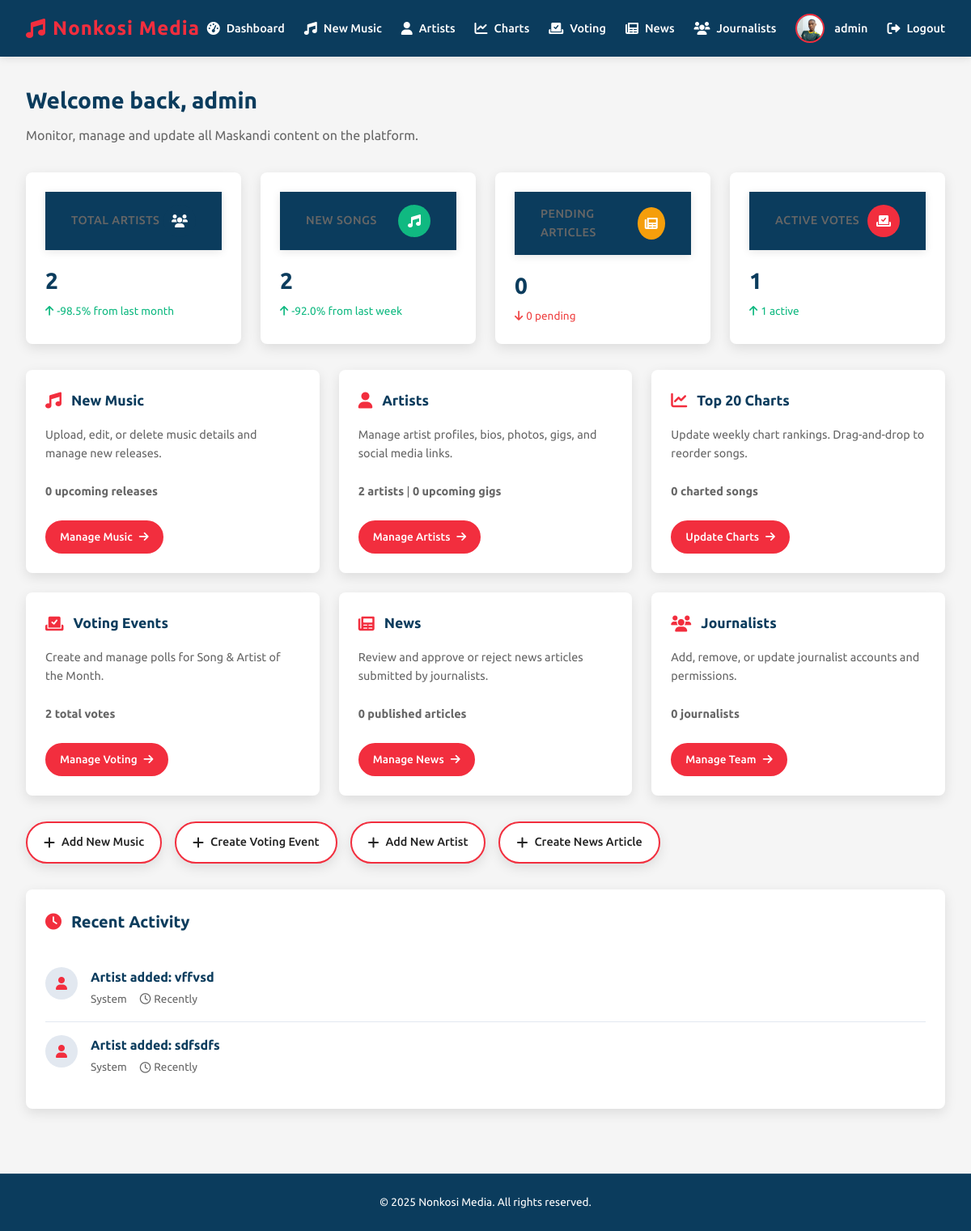
Page /admin (signed in) on the earlier database version.
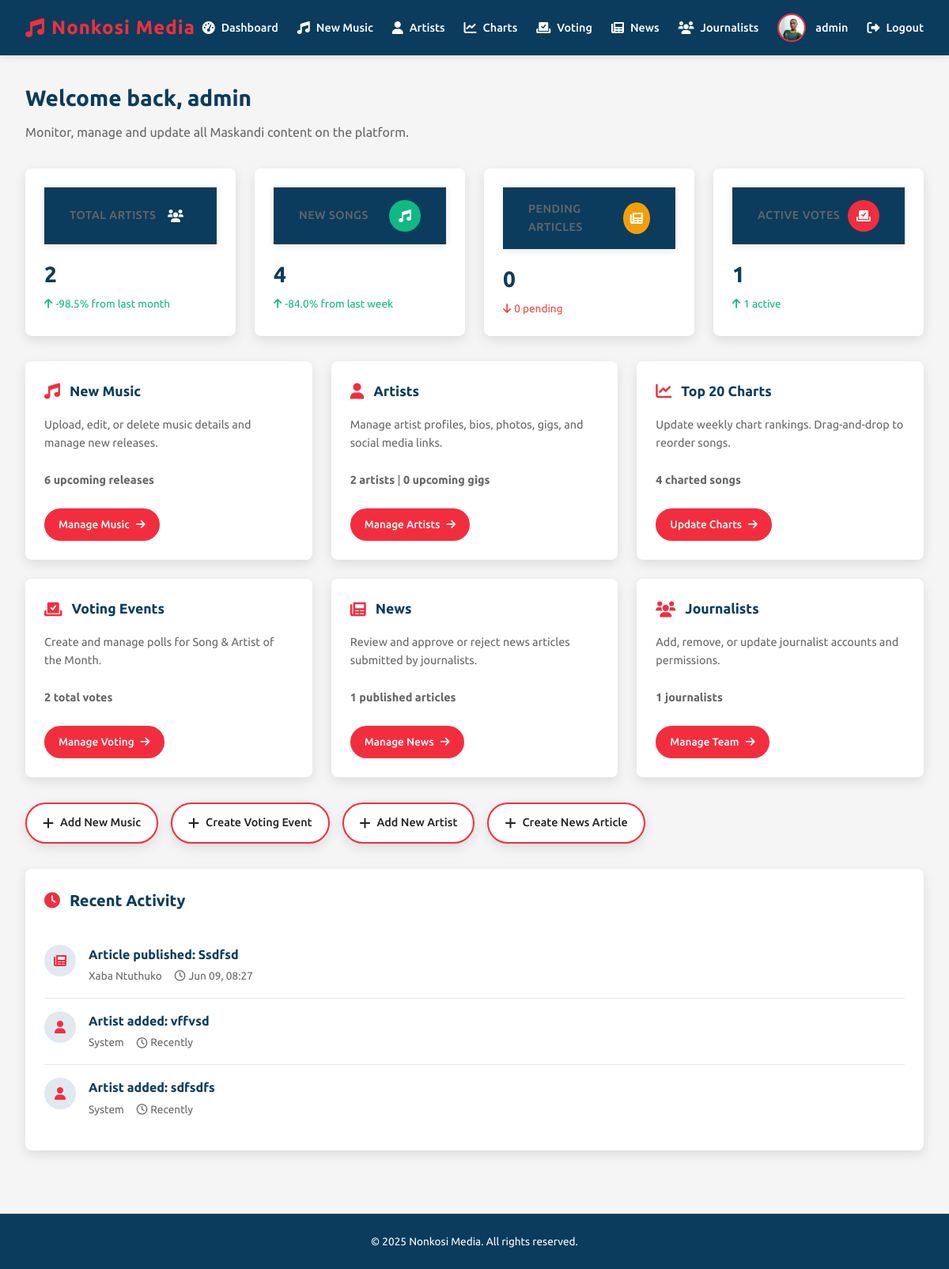
Same page on the later database version.
### app.py (models this page shows, shortened)
class User(db.Model, UserMixin):
    id = db.Column(db.Integer, primary_key=True)
    username = db.Column(db.String(50), unique=True, nullable=False)
    email = db.Column(db.String(120), unique=True, nullable=False)
    password = db.Column(db.String(60), nullable=False)
    role = db.Column(db.String(20), nullable=False, default='user')
    profile_pic = db.Column(db.String(100), nullable=False, default='default.jpg')
    last_seen = db.Column(db.DateTime, default=datetime.utcnow)
    articles = db.relationship('News', backref='author', lazy=True)  # This creates the relationship

### app.py (the view)
@app.route('/admin')
@login_required
def admin_home():
    if current_user.role != 'admin':
        flash('You are not authorized to access this page', 'error')
        return redirect(url_for('home'))
    stats = {
        'total_artists': Artist.query.count(),
        'new_songs': Song.query.filter(Song.release_date >= datetime.utcnow() - timedelta(days=7)).count(),
        'pending_articles': News.query.filter_by(is_published=False).count(),
        'active_votes': VoteEvent.query.filter(VoteEvent.is_active==True, VoteEvent.end_date >= datetime.utcnow()).count(),
        'upcoming_music': UpcomingMusic.query.filter(UpcomingMusic.release_date > datetime.utcnow()).count(),
        'upcoming_gigs': Gig.query.filter(Gig.date >= datetime.utcnow()).count(),
        'charted_songs': Song.query.filter(Song.chart_position != None).count(),
        'total_votes': VoteRecord.query.count(),
        'published_articles': News.query.filter_by(is_published=True).count(),
        'journalists': User.query.filter(User.role.in_(['journalist', 'senior_journalist', 'junior_journalist'])).count()
    }
    return render_template('admin_home.html',
                         recent_activities=get_recent_activities(),
                         stats=stats,
                         datetime=datetime)

### app.py (called while the page is built)
@login_manager.user_loader
def load_user(user_id):
    return User.query.get(int(user_id))

def get_recent_activities():
    activities = []
    recent_news = News.query.order_by(News.date_posted.desc()).limit(3).all()
    for article in recent_news:
        activities.append({
            'icon': 'newspaper',
            'title': f"Article {'published' if article.is_published else 'submitted'}: {article.title}",
            'user': article.author.username,
            'time': article.date_posted.strftime('%b %d, %H:%M')
        })
    recent_artists = Artist.query.order_by(Artist.id.desc()).limit(2).all()
    for artist in recent_artists:
        activities.append({
            'icon': 'user',
            'title': f"Artist added: {artist.name}",
            'user': 'System',
            'time': 'Recently'
        })
    activities.sort(key=lambda x: x.get('timestamp', 0), reverse=True)
    return activities[:5]  # Return only the 5 most recent

@app.context_processor
def inject_datetime():
    return {'datetime': datetime}

### templates/admin_home.html (shortened to what this page needs)
<!DOCTYPE html>
<html lang="en">
<head>
  <link rel="stylesheet" href="https://cdnjs.cloudflare.com/ajax/libs/font-awesome/6.0.0/css/all.min.css">
</head>
<body>
  <header class="header">
    <div class="logo">
      <i class="fas fa-music"></i>
      <span>Nonkosi Media</span>
    </div>
    <nav class="nav-links">
      <a href="#" class="active">
        <i class="fas fa-tachometer-alt"></i>
        <span>Dashboard</span>
      </a>
      <a href="/admin/upcoming_music">
        <i class="fas fa-music"></i>
        <span>New Music</span>
      </a>
      <a href="/admin/artists">
        <i class="fas fa-user"></i>
        <span>Artists</span>
      </a>
      <a href="/admin/charts_manager">
        <i class="fas fa-chart-line"></i>
        <span>Charts</span>
      </a>
      <a href="/admin/voting_events">
        <i class="fas fa-vote-yea"></i>
        <span>Voting</span>
      </a>
      <a href="/admin/news">
        <i class="fas fa-newspaper"></i>
        <span>News</span>
      </a>
      <a href="/admin/manage_journalists">
        <i class="fas fa-users"></i>
        <span>Journalists</span>
      </a>
      <div class="user-profile">
        <img src="/static/uploads/profile_pics/IMG_20231016_190958~2.jpg" alt="Admin">
        <span>{{ current_user.username }}</span>
      </div>
      <a href="/logout">
        <i class="fas fa-sign-out-alt"></i>
        <span>Logout</span>
      </a>
    </nav>
  </header>
  <main class="container">
    <div class="welcome-section">
      <h1>Welcome back, {{ current_user.username }}</h1>
      <p>Monitor, manage and update all Maskandi content on the platform.</p>
    </div>
    <div class="stats-grid">
      <div class="stat-card">
        <div class="header">
          <span class="title">Total Artists</span>
          <div class="icon" style="background-color: var(--primary);">
            <i class="fas fa-users"></i>
          </div>
        </div>
        <div class="value">{{ stats.total_artists }}</div>
        <div class="change positive">
          <i class="fas fa-arrow-up"></i>
          <span>{% if stats.total_artists > 0 %}{{ ((stats.total_artists - 130) / 130 * 100)|round(1) }}%{% else %}0%{% endif %} from last month</span>
        </div>
      </div>
      <div class="stat-card">
        <div class="header">
          <span class="title">New Songs</span>
          <div class="icon" style="background-color: var(--success);">
            <i class="fas fa-music"></i>
          </div>
        </div>
        <div class="value">{{ stats.new_songs }}</div>
        <div class="change positive">
          <i class="fas fa-arrow-up"></i>
          <span>{% if stats.new_songs > 0 %}{{ ((stats.new_songs - 25) / 25 * 100)|round(1) }}%{% else %}0%{% endif %} from last week</span>
        </div>
      </div>
      <div class="stat-card">
        <div class="header">
          <span class="title">Pending Articles</span>
          <div class="icon" style="background-color: var(--warning);">
            <i class="fas fa-newspaper"></i>
          </div>
        </div>
        <div class="value">{{ stats.pending_articles }}</div>
        <div class="change negative">
          <i class="fas fa-arrow-down"></i>
          <span>{{ stats.pending_articles }} pending</span>
        </div>
      </div>
      <div class="stat-card">
        <div class="header">
          <span class="title">Active Votes</span>
          <div class="icon" style="background-color: var(--secondary);">
            <i class="fas fa-vote-yea"></i>
          </div>
        </div>
        <div class="value">{{ stats.active_votes }}</div>
        <div class="change positive">
          <i class="fas fa-arrow-up"></i>
          <span>{{ stats.active_votes }} active</span>
        </div>
      </div>
    </div>
    <div class="dashboard-grid">
      <div class="dashboard-card" onclick="window.location.href='/admin/upcoming_music'">
        <h3><i class="fas fa-music"></i> New Music</h3>
        <p>Upload, edit, or delete music details and manage new releases.</p>
        <p><strong>{{ stats.upcoming_music }} upcoming releases</strong></p>
        <a href="/admin/upcoming_music" class="btn">
          <span>Manage Music</span>
          <i class="fas fa-arrow-right"></i>
        </a>
      </div>
      <div class="dashboard-card" onclick="window.location.href='/admin/artists'">
        <h3><i class="fas fa-user"></i> Artists</h3>
        <p>Manage artist profiles, bios, photos, gigs, and social media links.</p>
        <p><strong>{{ stats.total_artists }} artists</strong> | <strong>{{ stats.upcoming_gigs }} upcoming gigs</strong></p>
        <a href="/admin/artists" class="btn">
          <span>Manage Artists</span>
          <i class="fas fa-arrow-right"></i>
        </a>
      </div>
      <div class="dashboard-card" onclick="window.location.href='/admin/charts_manager'">
        <h3><i class="fas fa-chart-line"></i> Top 20 Charts</h3>
        <p>Update weekly chart rankings. Drag-and-drop to reorder songs.</p>
        <p><strong>{{ stats.charted_songs }} charted songs</strong></p>
        <a href="/admin/charts_manager" class="btn">
          <span>Update Charts</span>
          <i class="fas fa-arrow-right"></i>
        </a>
      </div>
      <div class="dashboard-card" onclick="window.location.href='/admin/voting_events'">
                <h3><i class="fas fa-vote-yea"></i> Voting Events</h3>
        <p>Create and manage polls for Song & Artist of the Month.</p>
        <p><strong>{{ stats.total_votes }} total votes</strong></p>
        <a href="/admin/voting_events" class="btn">
          <span>Manage Voting</span>
          <i class="fas fa-arrow-right"></i>
        </a>
      </div>
      <div class="dashboard-card" onclick="window.location.href='/admin/news'">
        <h3><i class="fas fa-newspaper"></i> News</h3>
        <p>Review and approve or reject news articles submitted by journalists.</p>
        <p><strong>{{ stats.published_articles }} published articles</strong></p>
        <a href="/admin/news" class="btn">
          <span>Manage News</span>
          <i class="fas fa-arrow-right"></i>
        </a>
      </div>
      <div class="dashboard-card" onclick="window.location.href='/admin/manage_journalists'">
        <h3><i class="fas fa-users"></i> Journalists</h3>
        <p>Add, remove, or update journalist accounts and permissions.</p>
        <p><strong>{{ stats.journalists }} journalists</strong></p>
        <a href="/admin/manage_journalists" class="btn">
          <span>Manage Team</span>
          <i class="fas fa-arrow-right"></i>
        </a>
      </div>
    </div>
    <div class="quick-actions">
      <a href="/admin/upcoming_music" class="quick-action-btn">
        <i class="fas fa-plus"></i>
        <span>Add New Music</span>
      </a>
      <a href="/admin/voting_events" class="quick-action-btn">
        <i class="fas fa-plus"></i>
        <span>Create Voting Event</span>
      </a>
      <a href="/admin/artists" class="quick-action-btn">
        <i class="fas fa-plus"></i>
        <span>Add New Artist</span>
      </a>
      <a href="/admin/news" class="quick-action-btn">
        <i class="fas fa-plus"></i>
        <span>Create News Article</span>
      </a>
    </div>
    <div class="recent-activity">
      <h3><i class="fas fa-clock"></i> Recent Activity</h3>
      <ul class="activity-list">
        {% for activity in recent_activities %}
        <li class="activity-item">
          <div class="activity-icon">
            <i class="fas fa-{{ activity.icon }}"></i>
          </div>
          <div class="activity-content">
            <div class="activity-title">{{ activity.title }}</div>
            <div class="activity-meta">
              <span>{{ activity.user }}</span>
              <span class="activity-time">
                <i class="far fa-clock"></i>
                {{ activity.time }}
              </span>
            </div>
          </div>
        </li>
        {% endfor %}
      </ul>
    </div>
  </main>
  <footer>
    <p>© {{ datetime.now().year }} Nonkosi Media. All rights reserved.</p>
  </footer>
</body>
</html>

Differences in the rows shown:
added User: title "Article published: Ssdfsd", user "Xaba Ntuthuko", time "Jun 09, 08:27"
Other differences:
{{ stats.new_songs }}: "2" → "4"
{{ ((stats.new_songs - 25) / 25 * 100)|round(1) }}: "-92.0" → "-84.0"
{{ stats.upcoming_music }}: "0" → "6"
{{ stats.charted_songs }}: "0" → "4"
{{ stats.published_articles }}: "0" → "1"
{{ stats.journalists }}: "0" → "1"
